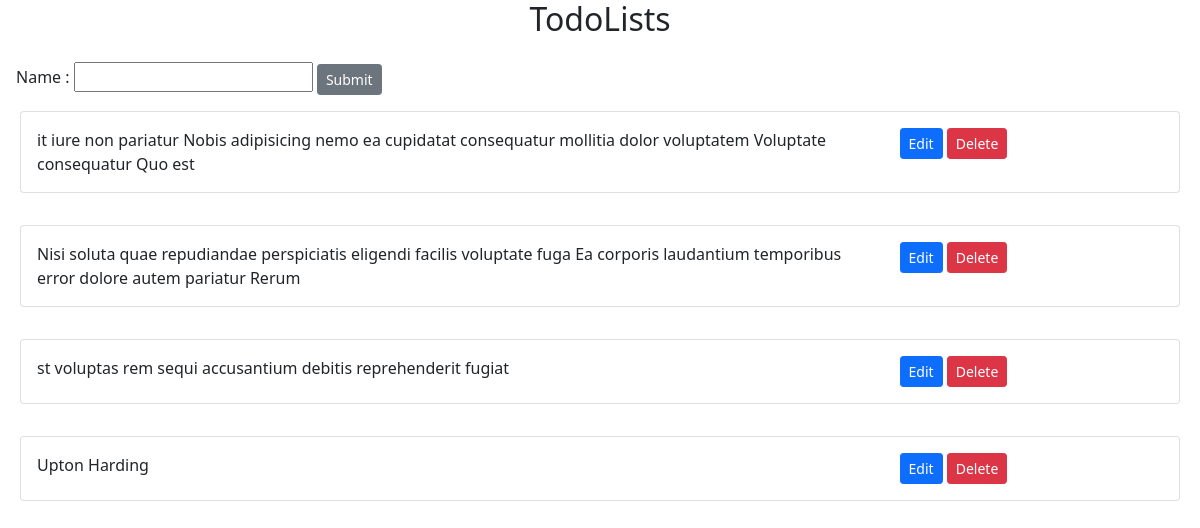
The page /todo2/ on the database its author committed.
### todo2/models.py (models this page shows, shortened)
class TodoList(models.Model):
    item = models.CharField(max_length=255)
    completed = models.BooleanField(default= False)

### todo2/views.py (the view)
# urls.py: path('', views.index_template),
def index_template(request):
    lists = TodoList.objects.all()
    form = todoListForm()
    context = {'lists': lists, 'form': form}
    if request.method == 'POST':
        form = todoListForm(request.POST)
        if form.is_valid():
            form.save()
        return HttpResponseRedirect('/todo2')
    return render(request,'index_template.html', context )

### todo2/forms.py
class todoListForm(ModelForm):
    class Meta:
        model = TodoList
        fields = [
            'item', 'completed'
        ]

### todo2/templates/index_template.html (shortened to what this page needs)
{% extends 'base_template.html' %}
{% block base %}
<h2 class="text-center">TodoLists</h2>
<div class="row p-3">
    <div class="col-12">
        <form action="" method="post">
            <label for="id_item">Name :</label>
            <input type="text" name="item" maxlength="255" required="" id="id_item">
            <input class="btn btn-sm btn-secondary" type="submit">
        </form>
    </div>
    {% for list in lists %}
    <div class="col-12 p-3">
        <div class="card">
            <div class="card-body">
                <div class="row">
                <div class="col-9">
                {% if list.completed %}
                <strike><p class="card-text">{{list.item}} </p></strike>
                {% else %}
                <p class="card-text">{{list.item}} </p>
                {% endif %}
                </div>
                <div class="col-3 ">
                <a href="{% url 'todo2:edit_template' list.id %}" class="btn btn-sm btn-primary">Edit</a>
                <a href="{% url 'todo2:delete_template' list.id %}" class="btn btn-sm btn-danger">Delete</a>
                </div>
                </div>
            </div>
        </div>
    </div>
    {% endfor %}
</div>
{% endblock %}

### todo2/templates/base_template.html (shortened to what this page needs)
<!doctype html>
<html lang="en">
  <head>
    <link href="https://cdn.jsdelivr.net/npm/bootstrap@5.0.0-beta2/dist/css/bootstrap.min.css" rel="stylesheet">
  </head>
  <body>
    {% block base  %}
    {% endblock %}
  </body>
</html>

### rows shown on the page
TodoList: item "it iure non pariatur Nobis adipisicing nemo ea cupidatat consequatur mollitia dolor voluptatem Voluptate consequatur Quo est"
TodoList: item "Nisi soluta quae repudiandae perspiciatis eligendi facilis voluptate fuga Ea corporis laudantium temporibus error dolore autem pariatur Rerum"
TodoList: item "st voluptas rem sequi accusantium debitis reprehenderit fugiat"
TodoList: item "Upton Harding"
